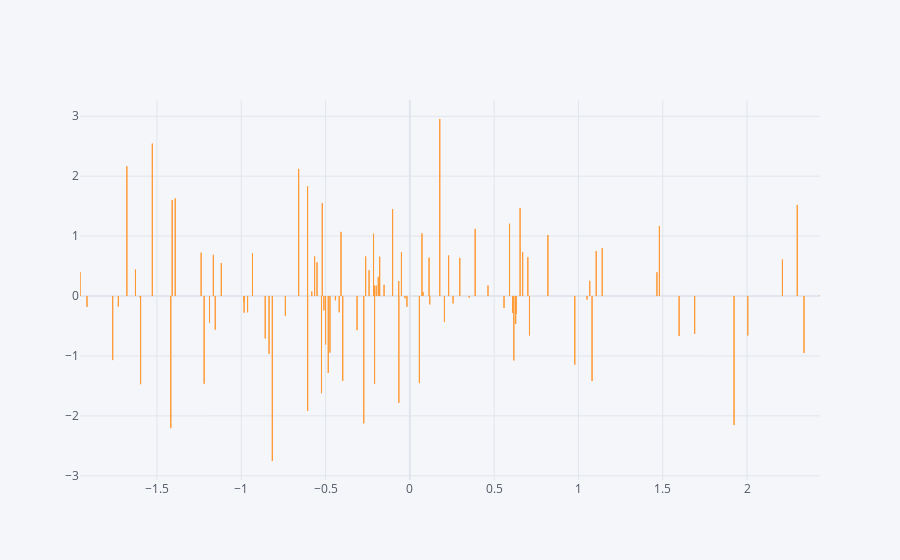

Notebook source saved alongside this figure:
### Code cell
df.iplot(kind = "bar" , x = "C" , y = "B" , size = "A")
